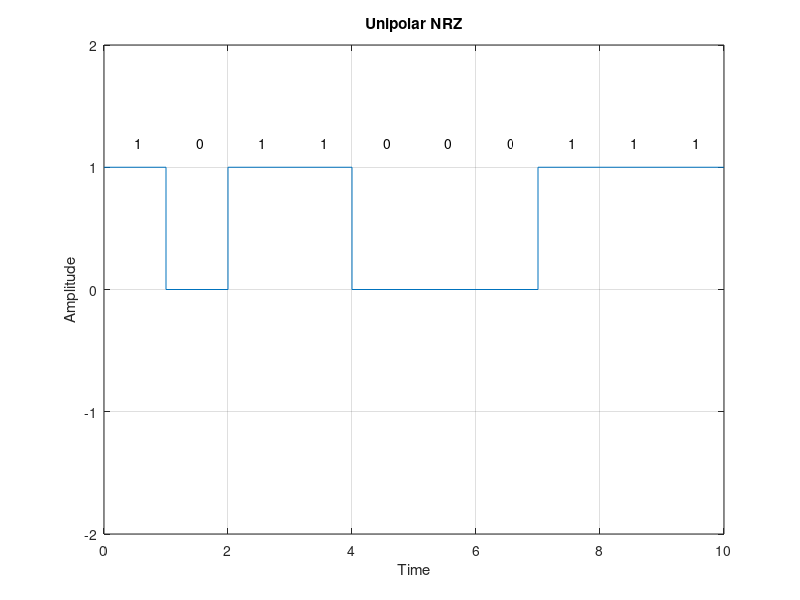

This chart was generated by the following MATLAB code:
m = [1 0 1 1 0 0 0 1 1 1];   %  binary sequence
n = length(m);
x = [];
y = [];

for i=1:n
    x=[x i-1 i];
    if(m(i)==0)
        y=[y 0 0];
    else
        y=[y 1 1];
    end
end

plot(x,y),axis([0,n,-2,2]);
xlabel('Time');
ylabel('Amplitude');
title('Unipolar NRZ');

for i = 1:n
    text(i-0.5, 1.2, num2str(m(i)));
end
grid on